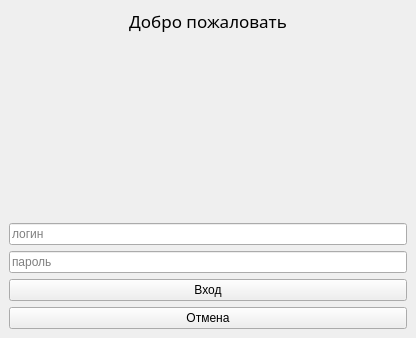
<?xml version="1.0" encoding="UTF-8"?>
<ui version="4.0">
 <class>MainWindow</class>
 <widget class="QMainWindow" name="MainWindow">
  <property name="geometry">
   <rect>
    <x>0</x>
    <y>0</y>
    <width>416</width>
    <height>338</height>
   </rect>
  </property>
  <property name="windowTitle">
   <string>Форма входа</string>
  </property>
  <widget class="QWidget" name="centralwidget">
   <layout class="QVBoxLayout" name="verticalLayout">
    <item>
     <widget class="QLabel" name="label">
      <property name="font">
       <font>
        <family>Myanmar Text</family>
        <pointsize>13</pointsize>
       </font>
      </property>
      <property name="text">
       <string>Добро пожаловать</string>
      </property>
      <property name="alignment">
       <set>Qt::AlignCenter</set>
      </property>
     </widget>
    </item>
    <item>
     <spacer name="verticalSpacer">
      <property name="orientation">
       <enum>Qt::Vertical</enum>
      </property>
      <property name="sizeHint" stdset="0">
       <size>
        <width>20</width>
        <height>40</height>
       </size>
      </property>
     </spacer>
    </item>
    <item>
     <widget class="QLineEdit" name="line_login">
      <property name="placeholderText">
       <string>логин</string>
      </property>
     </widget>
    </item>
    <item>
     <widget class="QLineEdit" name="line_password">
      <property name="echoMode">
       <enum>QLineEdit::Password</enum>
      </property>
      <property name="placeholderText">
       <string>пароль</string>
      </property>
     </widget>
    </item>
    <item>
     <widget class="QPushButton" name="Button_enter">
      <property name="text">
       <string>Вход</string>
      </property>
     </widget>
    </item>
    <item>
     <widget class="QPushButton" name="push_cancel">
      <property name="text">
       <string>Отмена</string>
      </property>
     </widget>
    </item>
   </layout>
  </widget>
 </widget>
 <resources/>
 <connections/>
</ui>
